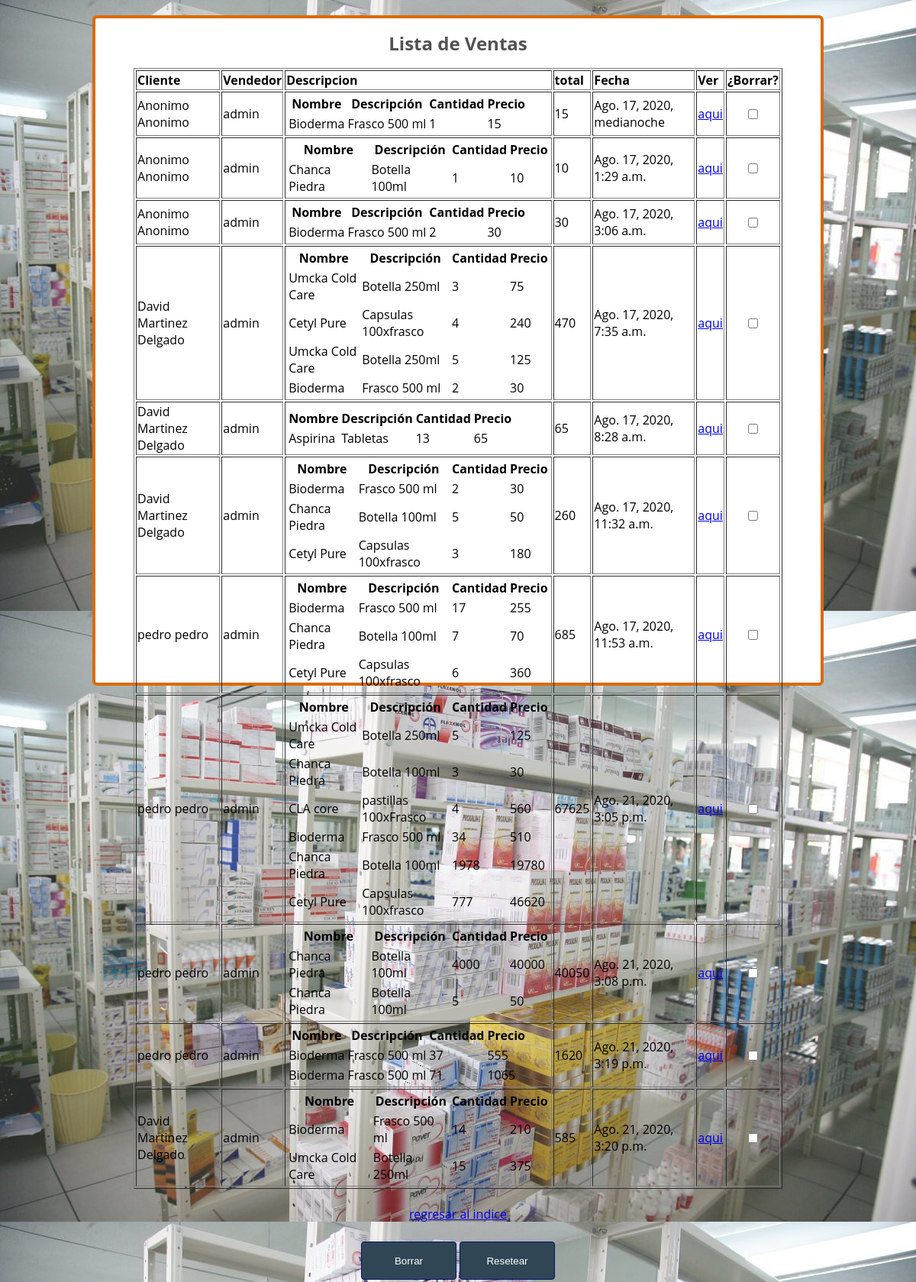
/ventas/ver_formularios/ (signed in), run on the app's committed database.
### venta/models.py (models this page shows)
class Venta(models.Model):
	cliente=models.ForeignKey(Cliente, on_delete=models.CASCADE)
	vendedor=models.ForeignKey(User, on_delete=models.CASCADE)
	detalles=models.TextField()
	total=models.IntegerField()
	fecha= models.DateTimeField()
	def get_absolute_url(self):
		return reverse('venta:Venta_details',kwargs={'myID':self.id})

### cliente/models.py (models this page shows, shortened)
class Cliente(models.Model):
    nombres=models.CharField(max_length=200)
    apellidos=models.CharField(max_length=200)
    direccion=models.CharField(max_length=200)
    DNI= models.IntegerField()
    edad= models.IntegerField()
    email=models.EmailField()
    telefono=models.IntegerField()
    fechainicio=models.DateField()

### venta/views.py (the view)
# urls.py: path('ver_formularios/', Venta_view,name="Venta_view"),
def Venta_view(request):
	if request.method=='POST':
		checked = request.POST.getlist('CHECKED')
		for ch in checked:
			obj=get_object_or_404(Venta, id=ch)
			obj.delete()
	venta=Venta.objects.all()
	context={
		'ventas':venta,
		}
	return render(request,'venta/ventas_hechas.htm',context)

### venta/templates/venta/ventas_hechas.htm (shortened to what this page needs)
{% extends 'home/heredame_user.html' %}
{%block content %}
{% load static %}
<html>
<head>
<link rel="stylesheet" href="{% static 'css/form.css' %}">
</head>
<body>
<div  class="listing">
<form method="POST" action="" onsubmit="return delete_selected_checkboxes();">{%csrf_token%}
	<h1>Lista de Ventas</h1>
	<div ><table border="1" width="100%" id="container_table">
			<tr>
				<th style="text-align:left">Cliente</th>
				<th style="text-align:left">Vendedor</th>
				<th style="text-align:left">Descripcion</th>
				<th style="text-align:left">total</th>
				<th style="text-align:left">Fecha</th>
				<th style="text-align:left">Ver</th>
				<th style="text-align:left">¿Borrar?</th>
			</tr>
			{% for venta in ventas %}
			<tr>
				<td ><span>
					{{venta.cliente.nombres}} {{venta.cliente.apellidos}}</span></td>
				<td ><span>
					{{venta.vendedor}}</span></td>
				<td ><span>
					<table >{{venta.detalles|safe}}</table>
					</span></td>
				<td ><span>
					{{venta.total}}</span></td>
				<td ><span>
					{{venta.fecha}}</span></td>
				<td ><a href="{{venta.get_absolute_url}}">aqui</a></a>
				</td></span></td>
				<td ><p align="center"><input type="checkbox"  name="CHECKED" value="{{venta.id}}"></td>
			</tr>
			{% endfor %}
		</table>
		<br>
		<a href="/">regresar al indice</a><br><br>
	</div>
	<table  class="simplealign">
			<tr>
				<td><input type="submit" value="Borrar" name="B1"  class="buttonsingle" ></td>
				<td><input type="reset" value="Resetear" name="B2"  class="buttonsingle" ></td>
			</tr>
		</table>
</form>
</div>
</body>
</html>
{% endblock %}

### static/css/form.css (style rules this page uses)
body { font-family: 'Open Sans', sans-serif; background-image: url("/static/images/farmaciapag.jpg"); background-size: 100% ; margin: 0 auto 0 auto; width:100%; text-align:center; margin: 20px 0px 20px 0px; }
p { font-size:12px; text-decoration: none; color:#000000; }
h1 { font-size:1.5em; color:#525252; }
.simplealign { margin-left:auto; margin-right:auto; }
.listing { background:white; width:850px; height:800px; border-radius:6px; margin: 0 auto 60 auto; padding:0px 50px 70px 50px; border: #da6a02 4px solid; position: relative; top:0; bottom: 0; left: 0; right: 0; margin: auto; }
.buttonsingle { background:#304655; width:125px; height:50px; padding-top:5px; padding-bottom:5px; color:white; border-radius:4px; border: #041470 1px solid; }

### data on the page
Venta: cliente.nombres "Anonimo", cliente.apellidos "Anonimo", vendedor "admin", detalles "Nombre Descripción Cantidad Precio Bioderma Frasco 500 ml 1 15", total "15", fecha "Ago. 17, 2020, medianoche"
Venta: cliente.nombres "Anonimo", cliente.apellidos "Anonimo", vendedor "admin", detalles "Nombre Descripción Cantidad Precio Chanca Piedra Botella 100ml 1 10", total "10", fecha "Ago. 17, 2020, 1:29 a.m."
Venta: cliente.nombres "Anonimo", cliente.apellidos "Anonimo", vendedor "admin", detalles "Nombre Descripción Cantidad Precio Bioderma Frasco 500 ml 2 30", total "30", fecha "Ago. 17, 2020, 3:06 a.m."
Venta: cliente.nombres "David", cliente.apellidos "Martinez Delgado", vendedor "admin", detalles "Nombre Descripción Cantidad Precio Umcka Cold Care Botella 250ml 3 75 Cetyl Pure Capsulas 100xfrasco 4 240 Umcka Cold Care Botella 250ml 5 125 Bioderma Frasco 500 ml 2 30", total "470", fecha "Ago. 17, 2020, 7:35 a.m."
Venta: cliente.nombres "David", cliente.apellidos "Martinez Delgado", vendedor "admin", detalles "Nombre Descripción Cantidad Precio Aspirina Tabletas 13 65", total "65", fecha "Ago. 17, 2020, 8:28 a.m."
Venta: cliente.nombres "David", cliente.apellidos "Martinez Delgado", vendedor "admin", detalles "Nombre Descripción Cantidad Precio Bioderma Frasco 500 ml 2 30 Chanca Piedra Botella 100ml 5 50 Cetyl Pure Capsulas 100xfrasco 3 180", total "260", fecha "Ago. 17, 2020, 11:32 a.m."
Venta: cliente.nombres "pedro", cliente.apellidos "pedro", vendedor "admin", detalles "Nombre Descripción Cantidad Precio Bioderma Frasco 500 ml 17 255 Chanca Piedra Botella 100ml 7 70 Cetyl Pure Capsulas 100xfrasco 6 360", total "685", fecha "Ago. 17, 2020, 11:53 a.m."
Venta: cliente.nombres "pedro", cliente.apellidos "pedro", vendedor "admin", detalles "Nombre Descripción Cantidad Precio Umcka Cold Care Botella 250ml 5 125 Chanca Piedra Botella 100ml 3 30 CLA core pastillas 100xFrasco 4 560 Bioderma Frasco 500 ml 34 510 Chanca Piedra Botella 100ml 1978 19780 Cetyl Pure Capsulas 100xfrasco 777 46620", total "67625", fecha "Ago. 21, 2020, 3:05 p.m."
Venta: cliente.nombres "pedro", cliente.apellidos "pedro", vendedor "admin", detalles "Nombre Descripción Cantidad Precio Chanca Piedra Botella 100ml 4000 40000 Chanca Piedra Botella 100ml 5 50", total "40050", fecha "Ago. 21, 2020, 3:08 p.m."
Venta: cliente.nombres "pedro", cliente.apellidos "pedro", vendedor "admin", detalles "Nombre Descripción Cantidad Precio Bioderma Frasco 500 ml 37 555 Bioderma Frasco 500 ml 71 1065", total "1620", fecha "Ago. 21, 2020, 3:19 p.m."
Venta: cliente.nombres "David", cliente.apellidos "Martinez Delgado", vendedor "admin", detalles "Nombre Descripción Cantidad Precio Bioderma Frasco 500 ml 14 210 Umcka Cold Care Botella 250ml 15 375", total "585", fecha "Ago. 21, 2020, 3:20 p.m."
